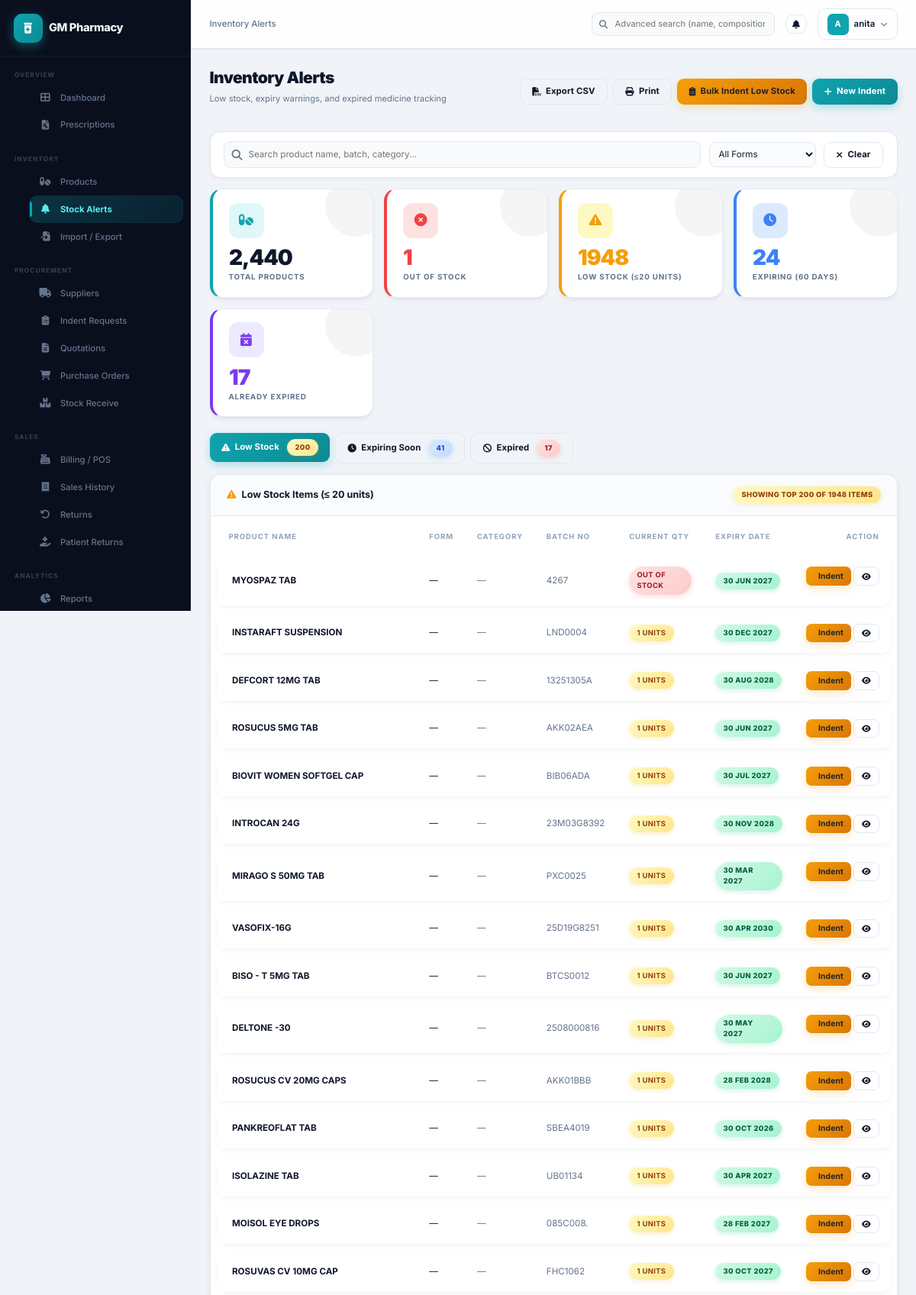
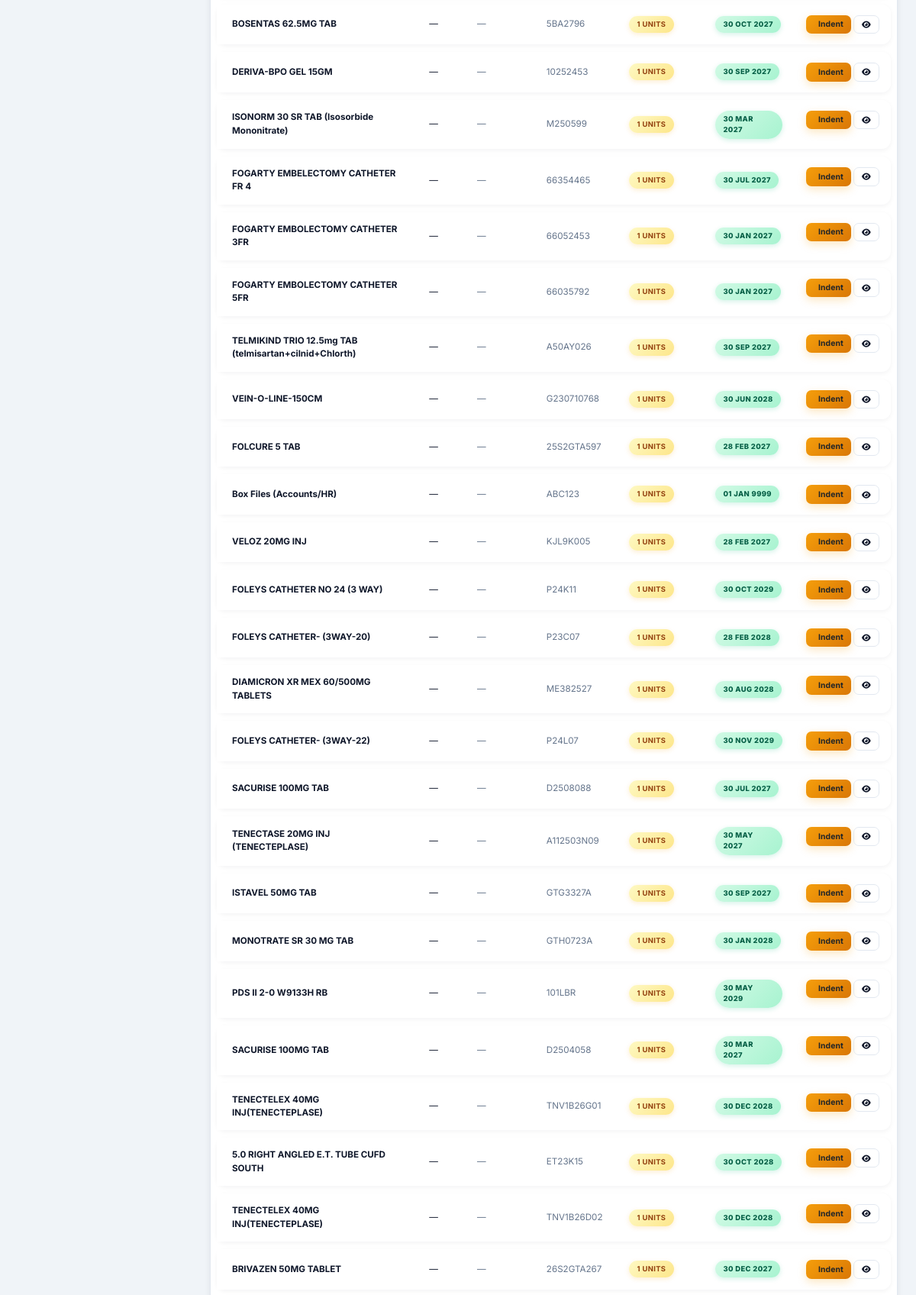
Screenshot of /pharmacy_view/inventory_alerts.php (signed in, upper part) with the database file from the repository (2 pictures, top to bottom).
### tables this page shows
CREATE TABLE `ph_settings` (
  `id` int(11) NOT NULL,
  `setting_key` varchar(100) NOT NULL,
  `setting_value` text DEFAULT NULL,
  `updated_at` timestamp NOT NULL DEFAULT current_timestamp() ON UPDATE current_timestamp()
);

CREATE TABLE `ph_product` (
  `sl_no` int(11) NOT NULL,
  `product_id` varchar(50) NOT NULL,
  `product_name` varchar(255) NOT NULL,
  `content` varchar(255) DEFAULT NULL,
  `strength` varchar(100) DEFAULT NULL,
  `form` varchar(100) DEFAULT NULL,
  `therapeutic` varchar(150) DEFAULT NULL,
  `hsn_code` varchar(20) DEFAULT NULL,
  `manufacturer` varchar(200) DEFAULT NULL,
  `purchase_rate` decimal(10,2) DEFAULT 0.00,
  `pack_rate` decimal(10,2) DEFAULT 0.00,
  `individual_rate` decimal(10,2) DEFAULT 0.00,
  `quantity` int(11) DEFAULT 0,
  `pack` varchar(100) DEFAULT NULL,
  `unit` varchar(50) DEFAULT '''Tablet''',
  `pack_size` int(11) DEFAULT 10,
  `min_stock` int(11) DEFAULT 20,
  `max_stock` int(11) DEFAULT 500,
  `rack_location` varchar(100) DEFAULT NULL,
  `batch_number` varchar(100) DEFAULT NULL,
  `expiry_date` date DEFAULT NULL,
  `mrp` decimal(10,2) DEFAULT 0.00,
  `sales_price` varchar(100) DEFAULT NULL,
  `GST_price` varchar(100) DEFAULT NULL,
  `total_MRP` varchar(100) DEFAULT NULL,
  `tax_no` varchar(100) DEFAULT NULL,
  `t_sale_price` varchar(100) DEFAULT NULL,
  `tax_percent` decimal(5,2) DEFAULT 12.00,
  `product_image` varchar(500) DEFAULT NULL,
  `total_cost` varchar(100) DEFAULT NULL,
  `attachment` mediumtext NOT NULL,
  `is_active` tinyint(1) DEFAULT 1,
  `last_update` timestamp NOT NULL DEFAULT current_timestamp() ON UPDATE current_timestamp()
);

### pharmacy_view/inventory_alerts.php (the view, shortened to what the rows shown need)
<?php
require_once 'includes/db.php';
$db        = getDB();
$threshold  = (int)getSetting('low_stock_threshold', '20');
$expiryDays = (int)getSetting('expiry_alert_days', '60');
function phpExpiryBadge(?string $date): string {
    $ts   = strtotime($date);
    $diff = (int)floor(($ts - time()) / 86400);
    if ($diff < 0)  return '<span class="ph-badge badge-danger"><i class="fas fa-skull-crossbones me-1"></i>Expired ' . abs($diff) . 'd ago</span>';
    if ($diff <= 60) return '<span class="ph-badge badge-warning">' . $diff . ' days</span>';
    return '<span class="ph-badge badge-success">' . date('d M Y', $ts) . '</span>';
}
$lowStockCount = getLowStockCount();
$expiryCount   = getExpiryAlertCount();
$lowStockItems = $db->prepare("
    SELECT product_id, product_name, content, strength, form, therapeutic, quantity, batch_number, expiry_date
    FROM ph_product
    WHERE quantity <= ?
    ORDER BY quantity ASC
    LIMIT 200
");
$lowStockItems->execute([$threshold]);
$lowStockItems = $lowStockItems->fetchAll();
include 'includes/ph_head.php';
?>
<div class="ph-wrap">
<div id="ph-content">
<div class="ph-page-body">
<div class="d-flex justify-content-between align-items-center mb-4">
  <div>
    <h1 class="ph-page-title">Inventory Alerts</h1>
  </div>
</div>
<div class="ph-stat-grid mb-4">
  <div class="ph-stat" style="border-left:4px solid var(--ph-warning);">
    <div class="ph-stat-icon" style="background:#fef9c3;color:var(--ph-warning);"><i class="fas fa-exclamation-triangle"></i></div>
    <div class="ph-stat-val text-warning"><?= $lowStockCount ?></div>
    <div class="ph-stat-lbl">Low Stock (&le;<?= $threshold ?> units)</div>
  </div>
  <div class="ph-stat" style="border-left:4px solid var(--ph-info);">
    <div class="ph-stat-icon" style="background:#dbeafe;color:var(--ph-info);"><i class="fas fa-clock"></i></div>
    <div class="ph-stat-val" style="color:var(--ph-info);"><?= $expiryCount ?></div>
    <div class="ph-stat-lbl">Expiring (<?= $expiryDays ?> days)</div>
  </div>
</div>
<div id="section-low_stock">
  <div class="ph-card">
    <div class="ph-card-header">
      <span><i class="fas fa-exclamation-triangle text-warning me-2"></i>Low Stock Items (≤ <?= $threshold ?> units)</span>
      <span class="ph-badge badge-warning"><?= $lowStockCount > 200 ? 'Showing Top 200 of ' . $lowStockCount : count($lowStockItems) ?> items</span>
    </div>
    <div class="ph-table-wrap">
      <table class="ph-table">
        <thead>
          <tr>
            <th>Product Name</th>
            <th>Form</th>
            <th>Category</th>
            <th>Batch No</th>
            <th>Current Qty</th>
            <th>Expiry Date</th>
            <th class="text-end">Action</th>
          </tr>
        </thead>
        <tbody>
          <?php if (empty($lowStockItems)): ?>
            <tr><td colspan="7" class="text-center py-4 text-muted"><i class="fas fa-check-circle text-success me-2"></i>All products have sufficient stock.</td></tr>
          <?php else: foreach ($lowStockItems as $p):
            $qty = (int)$p['quantity'];
            $qtyClass  = $qty === 0 ? 'danger' : 'warning';
            $qtyLabel  = $qty === 0 ? 'Out of Stock' : $qty . ' units';
          ?>
            <tr>
              <td>
                <div class="fw-bold"><?= htmlspecialchars($p['product_name']) ?></div>
              </td>
              <td><?= $p['form'] ? '<span class="ph-badge badge-primary">' . htmlspecialchars($p['form']) . '</span>' : '—' ?></td>
              <td class="text-muted fs-xs"><?= htmlspecialchars($p['therapeutic'] ?? '—') ?></td>
              <td class="text-muted"><?= htmlspecialchars($p['batch_number'] ?? '—') ?></td>
              <td><span class="ph-badge badge-<?= $qtyClass ?> fw-bold"><?= $qtyLabel ?></span></td>
              <td><?= phpExpiryBadge($p['expiry_date']) ?></td>
              <td class="text-end d-flex gap-1 justify-content-end">
                <button class="ph-btn ph-btn-sm ph-btn-warning text-dark" onclick="quickIndent('<?= htmlspecialchars($p['product_id']) ?>','<?= htmlspecialchars(addslashes($p['product_name'])) ?>',<?= (int)$p['quantity'] ?>)" title="Quick Indent"><i class="fas fa-clipboard-plus"></i> Indent</button>
                <button class="ph-btn ph-btn-sm ph-btn-outline" onclick="viewProduct('<?= htmlspecialchars($p['product_id']) ?>')" title="View Product"><i class="fas fa-eye"></i></button>
              </td>
            </tr>
          <?php endforeach; endif; ?>
        </tbody>
      </table>
    </div>
  </div>
</div>
</div>
</div>
</div>
<?php include 'includes/ph_foot.php'; ?>

### rows the page displays
ph_settings: setting_value "20"
ph_settings: setting_value "60"
ph_product: product_name "MYOSPAZ TAB", therapeutic "—", batch_number "4267", quantity "OUT OF STOCK", expiry_date "30 JUN 2027"
ph_product: product_name "INSTARAFT SUSPENSION", therapeutic "—", batch_number "LND0004", quantity "1 UNITS", expiry_date "30 DEC 2027"
ph_product: product_name "DEFCORT 12MG TAB", therapeutic "—", batch_number "13251305A", quantity "1 UNITS", expiry_date "30 AUG 2028"
ph_product: product_name "ROSUCUS 5MG TAB", therapeutic "—", batch_number "AKK02AEA", quantity "1 UNITS", expiry_date "30 JUN 2027"
ph_product: product_name "BIOVIT WOMEN SOFTGEL CAP", therapeutic "—", batch_number "BIB06ADA", quantity "1 UNITS", expiry_date "30 JUL 2027"
ph_product: product_name "INTROCAN 24G", therapeutic "—", batch_number "23M03G8392", quantity "1 UNITS", expiry_date "30 NOV 2028"
ph_product: product_name "MIRAGO S 50MG TAB", therapeutic "—", batch_number "PXC0025", quantity "1 UNITS", expiry_date "30 MAR 2027"
ph_product: product_name "VASOFIX-16G", therapeutic "—", batch_number "25D19G8251", quantity "1 UNITS", expiry_date "30 APR 2030"
ph_product: product_name "BISO - T 5MG TAB", therapeutic "—", batch_number "BTCS0012", quantity "1 UNITS", expiry_date "30 JUN 2027"
ph_product: product_name "DELTONE -30", therapeutic "—", batch_number "2508000816", quantity "1 UNITS", expiry_date "30 MAY 2027"
ph_product: product_name "ROSUCUS CV 20MG CAPS", therapeutic "—", batch_number "AKK01BBB", quantity "1 UNITS", expiry_date "28 FEB 2028"
ph_product: product_name "PANKREOFLAT TAB", therapeutic "—", batch_number "SBEA4019", quantity "1 UNITS", expiry_date "30 OCT 2026"
ph_product: product_name "ISOLAZINE TAB", therapeutic "—", batch_number "UB01134", quantity "1 UNITS", expiry_date "30 APR 2027"
ph_product: product_name "MOISOL EYE DROPS", therapeutic "—", batch_number "085C008.", quantity "1 UNITS", expiry_date "28 FEB 2027"
ph_product: product_name "ROSUVAS CV 10MG CAP", therapeutic "—", batch_number "FHC1062", quantity "1 UNITS", expiry_date "30 OCT 2027"
ph_product: product_name "BOSENTAS 62.5MG TAB", therapeutic "—", batch_number "5BA2796", quantity "1 UNITS", expiry_date "30 OCT 2027"
ph_product: product_name "DERIVA-BPO GEL 15GM", therapeutic "—", batch_number "10252453", quantity "1 UNITS", expiry_date "30 SEP 2027"
ph_product: product_name "ISONORM 30 SR TAB (Isosorbide Mononitrate)", therapeutic "—", batch_number "M250599", quantity "1 UNITS", expiry_date "30 MAR 2027"
ph_product: product_name "FOGARTY EMBELECTOMY CATHETER FR 4", therapeutic "—", batch_number "66354465", quantity "1 UNITS", expiry_date "30 JUL 2027"
ph_product: product_name "FOGARTY EMBOLECTOMY CATHETER 3FR", therapeutic "—", batch_number "66052453", quantity "1 UNITS", expiry_date "30 JAN 2027"
ph_product: product_name "FOGARTY EMBOLECTOMY CATHETER 5FR", therapeutic "—", batch_number "66035792", quantity "1 UNITS", expiry_date "30 JAN 2027"
ph_product: product_name "TELMIKIND TRIO 12.5mg TAB (telmisartan+cilnid+Chlorth)", therapeutic "—", batch_number "A50AY026", quantity "1 UNITS", expiry_date "30 SEP 2027"
ph_product: product_name "VEIN-O-LINE-150CM", therapeutic "—", batch_number "G230710768", quantity "1 UNITS", expiry_date "30 JUN 2028"
ph_product: product_name "FOLCURE 5 TAB", therapeutic "—", batch_number "25S2GTA597", quantity "1 UNITS", expiry_date "28 FEB 2027"
ph_product: product_name "Box Files (Accounts/HR)", therapeutic "—", batch_number "ABC123", quantity "1 UNITS", expiry_date "01 JAN 9999"
ph_product: product_name "VELOZ 20MG INJ", therapeutic "—", batch_number "KJL9K005", quantity "1 UNITS", expiry_date "28 FEB 2027"
ph_product: product_name "FOLEYS CATHETER NO 24 (3 WAY)", therapeutic "—", batch_number "P24K11", quantity "1 UNITS", expiry_date "30 OCT 2029"
ph_product: product_name "FOLEYS CATHETER- (3WAY-20)", therapeutic "—", batch_number "P23C07", quantity "1 UNITS", expiry_date "28 FEB 2028"
ph_product: product_name "DIAMICRON XR MEX 60/500MG TABLETS", therapeutic "—", batch_number "ME382527", quantity "1 UNITS", expiry_date "30 AUG 2028"
ph_product: product_name "FOLEYS CATHETER- (3WAY-22)", therapeutic "—", batch_number "P24L07", quantity "1 UNITS", expiry_date "30 NOV 2029"
ph_product: product_name "SACURISE 100MG TAB", therapeutic "—", batch_number "D2508088", quantity "1 UNITS", expiry_date "30 JUL 2027"
ph_product: product_name "TENECTASE 20MG INJ (TENECTEPLASE)", therapeutic "—", batch_number "A112503N09", quantity "1 UNITS", expiry_date "30 MAY 2027"
ph_product: product_name "ISTAVEL 50MG TAB", therapeutic "—", batch_number "GTG3327A", quantity "1 UNITS", expiry_date "30 SEP 2027"
ph_product: product_name "MONOTRATE SR 30 MG TAB", therapeutic "—", batch_number "GTH0723A", quantity "1 UNITS", expiry_date "30 JAN 2028"
ph_product: product_name "PDS II 2-0 W9133H RB", therapeutic "—", batch_number "101LBR", quantity "1 UNITS", expiry_date "30 MAY 2029"
ph_product: product_name "SACURISE 100MG TAB", therapeutic "—", batch_number "D2504058", quantity "1 UNITS", expiry_date "30 MAR 2027"
ph_product: product_name "TENECTELEX 40MG INJ(TENECTEPLASE)", therapeutic "—", batch_number "TNV1B26G01", quantity "1 UNITS", expiry_date "30 DEC 2028"
ph_product: product_name "5.0 RIGHT ANGLED E.T. TUBE CUFD SOUTH", therapeutic "—", batch_number "ET23K15", quantity "1 UNITS", expiry_date "30 OCT 2028"
ph_product: product_name "TENECTELEX 40MG INJ(TENECTEPLASE)", therapeutic "—", batch_number "TNV1B26D02", quantity "1 UNITS", expiry_date "30 DEC 2028"
ph_product: product_name "BRIVAZEN 50MG TABLET", therapeutic "—", batch_number "26S2GTA267", quantity "1 UNITS", expiry_date "30 DEC 2027"

### other values shown
$label "Dashboard Prescriptions Products Stock Alerts Import / Export Suppliers Indent Requests Quotations Purchase Orders Stock Receive Billing / POS Sales History Returns Patient Returns Reports"
$pageTitle "Inventory Alerts"
substr($userName, 0, 1) "A"
$userName "anita"
$totalProducts "2,440"
$outOfStock "1"
$lowStockCount "1948"
$expiryCount "24"
count($expiredItems) "17"
$label "Low Stock"
$count "200"
$label "Expiring Soon"
$count "41"
$label "Expired"
$count "17"
